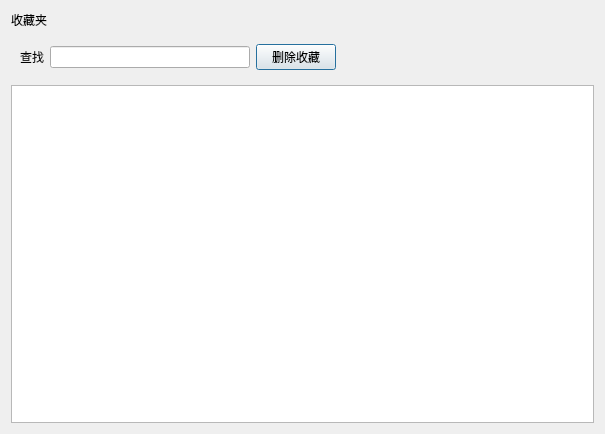
<?xml version="1.0" encoding="UTF-8"?>
<ui version="4.0">
 <class>Cell_Star</class>
 <widget class="QDialog" name="Cell_Star">
  <property name="geometry">
   <rect>
    <x>0</x>
    <y>0</y>
    <width>605</width>
    <height>434</height>
   </rect>
  </property>
  <property name="windowTitle">
   <string>Dialog</string>
  </property>
  <layout class="QGridLayout" name="gridLayout_2">
   <item row="0" column="0">
    <widget class="QLabel" name="lb_title">
     <property name="text">
      <string>收藏夹</string>
     </property>
     <property name="name" stdset="0">
      <string>title</string>
     </property>
    </widget>
   </item>
   <item row="1" column="0">
    <widget class="QWidget" name="widget_2" native="true">
     <layout class="QGridLayout" name="gridLayout">
      <item row="0" column="4">
       <spacer name="horizontalSpacer_2">
        <property name="orientation">
         <enum>Qt::Horizontal</enum>
        </property>
        <property name="sizeHint" stdset="0">
         <size>
          <width>40</width>
          <height>20</height>
         </size>
        </property>
       </spacer>
      </item>
      <item row="0" column="3">
       <widget class="QPushButton" name="btn_delete">
        <property name="text">
         <string>删除收藏</string>
        </property>
        <property name="name" stdset="0">
         <string>btn</string>
        </property>
       </widget>
      </item>
      <item row="0" column="0">
       <widget class="QLabel" name="lb_search">
        <property name="text">
         <string>查找</string>
        </property>
        <property name="name" stdset="0">
         <string>lb</string>
        </property>
       </widget>
      </item>
      <item row="0" column="1">
       <widget class="QLineEdit" name="le_search">
        <property name="minimumSize">
         <size>
          <width>200</width>
          <height>0</height>
         </size>
        </property>
        <property name="maximumSize">
         <size>
          <width>200</width>
          <height>16777215</height>
         </size>
        </property>
        <property name="name" stdset="0">
         <string>le</string>
        </property>
       </widget>
      </item>
     </layout>
    </widget>
   </item>
   <item row="2" column="0">
    <widget class="QTableView" name="tableView"/>
   </item>
  </layout>
 </widget>
 <resources/>
 <connections/>
</ui>
